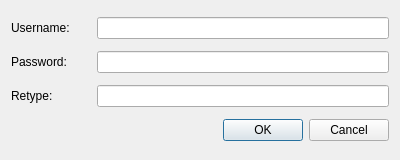
<?xml version="1.0" encoding="UTF-8"?>
<ui version="4.0">
 <class>RegistrationDialog</class>
 <widget class="QDialog" name="RegistrationDialog">
  <property name="geometry">
   <rect>
    <x>0</x>
    <y>0</y>
    <width>400</width>
    <height>160</height>
   </rect>
  </property>
  <property name="windowTitle">
   <string>Registration</string>
  </property>
  <layout class="QVBoxLayout" name="verticalLayout">
   <item>
    <layout class="QHBoxLayout" name="usernameHLayout">
     <item>
      <widget class="QLabel" name="usernameLabel">
       <property name="minimumSize">
        <size>
         <width>80</width>
         <height>0</height>
        </size>
       </property>
       <property name="text">
        <string>Username:</string>
       </property>
      </widget>
     </item>
     <item>
      <widget class="QLineEdit" name="usernamelineEdit"/>
     </item>
    </layout>
   </item>
   <item>
    <layout class="QHBoxLayout" name="passwordHLayout">
     <item>
      <widget class="QLabel" name="passwordLabel">
       <property name="minimumSize">
        <size>
         <width>80</width>
         <height>0</height>
        </size>
       </property>
       <property name="text">
        <string>Password:</string>
       </property>
      </widget>
     </item>
     <item>
      <widget class="QLineEdit" name="passwordLineEdit"/>
     </item>
    </layout>
   </item>
   <item>
    <layout class="QHBoxLayout" name="retypePasswordHLayout">
     <item>
      <widget class="QLabel" name="passwordRetypeLabel">
       <property name="minimumSize">
        <size>
         <width>80</width>
         <height>0</height>
        </size>
       </property>
       <property name="text">
        <string>Retype:</string>
       </property>
      </widget>
     </item>
     <item>
      <widget class="QLineEdit" name="retypePasswordLineEdit"/>
     </item>
    </layout>
   </item>
   <item>
    <widget class="QDialogButtonBox" name="buttonBox">
     <property name="standardButtons">
      <set>QDialogButtonBox::Cancel|QDialogButtonBox::Ok</set>
     </property>
    </widget>
   </item>
  </layout>
 </widget>
 <resources/>
 <connections/>
</ui>
